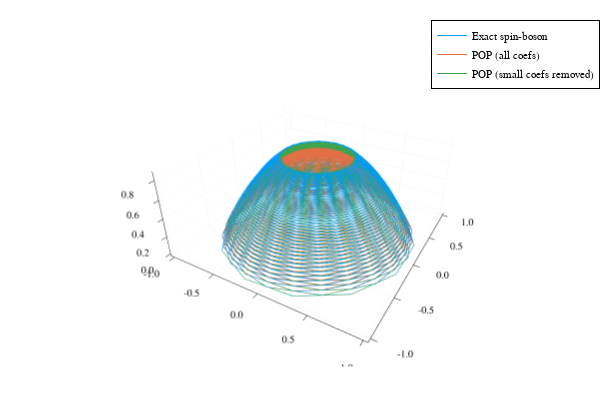

The cell this chart's notebook holds for it:
### Code cell
plt = Plots.plot(xyz(b), label = "Exact spin-boson")
plt = Plots.plot!(xyz(bᵖᵒᵖ), label = "POP (all coefs)")
plt = Plots.plot!(xyz(bᴿᴹ), label = "POP (small coefs removed)")

### Figure 1 — Plotly figure (JSON) as saved in the notebook; plotly's stock layout.template omitted (floating-point values rounded to 4 significant figures; data arrays with more than 128 entries replaced by an {"elided": "..."} marker saying what was removed)
{"data": [{"colorbar": {"len": 0.9525, "title": "", "x": 0.9934, "y": 0.5139}, "legendgroup": "Exact spin-boson", "line": {"color": "rgba(0, 154, 250, 1.000)", "dash": "solid", "shape": "linear", "width": 1}, "mode": "lines", "name": "Exact spin-boson", "scene": "scene", "showlegend": true, "type": "scatter3d", "x": {"elided": "1256 float values"}, "xaxis": "x", "y": {"elided": "1256 float values"}, "yaxis": "y", "z": {"elided": "1256 float values"}, "zaxis": "z"}, {"colorbar": {"len": 0.9525, "title": "", "x": 0.9934, "y": 0.5139}, "legendgroup": "POP (all coefs)", "line": {"color": "rgba(227, 111, 71, 1.000)", "dash": "solid", "shape": "linear", "width": 1}, "mode": "lines", "name": "POP (all coefs)", "scene": "scene", "showlegend": true, "type": "scatter3d", "x": {"elided": "1256 float values"}, "xaxis": "x", "y": {"elided": "1256 float values"}, "yaxis": "y", "z": {"elided": "1256 float values"}, "zaxis": "z"}, {"colorbar": {"len": 0.9525, "title": "", "x": 0.9934, "y": 0.5139}, "legendgroup": "POP (small coefs removed)", "line": {"color": "rgba(62, 164, 78, 1.000)", "dash": "solid", "shape": "linear", "width": 1}, "mode": "lines", "name": "POP (small coefs removed)", "scene": "scene", "showlegend": true, "type": "scatter3d", "x": {"elided": "1256 float values"}, "xaxis": "x", "y": {"elided": "1256 float values"}, "yaxis": "y", "z": {"elided": "1256 float values"}, "zaxis": "z"}], "layout": {"annotations": [], "height": 400, "legend": {"bgcolor": "rgba(255, 255, 255, 1.000)", "bordercolor": "rgba(0, 0, 0, 1.000)", "borderwidth": 1, "font": {"color": "rgba(0, 0, 0, 1.000)", "family": "sans-serif", "size": 11}, "title": {"font": {"color": "rgba(0, 0, 0, 1.000)", "family": "sans-serif", "size": 15}, "text": ""}, "tracegroupgap": 0, "traceorder": "normal", "x": 1, "xanchor": "auto", "y": 1, "yanchor": "auto"}, "margin": {"b": 20, "l": 0, "r": 0, "t": 20}, "paper_bgcolor": "rgba(255, 255, 255, 1.000)", "plot_bgcolor": "rgba(255, 255, 255, 1.000)", "scene": {"camera": {"eye": {"x": 1.126, "y": -1.95, "z": 1.3}, "projection": "orthographic"}, "domain": {"x": [0.06582, 0.9934], "y": [0.03762, 0.9902]}, "xaxis": {"gridcolor": "rgba(0, 0, 0, 0.100)", "gridwidth": 0.5, "linecolor": "rgba(0, 0, 0, 1.000)", "mirror": false, "range": [-1.047, 1.039], "showgrid": true, "showline": true, "showticklabels": true, "tickangle": 0, "tickcolor": "rgb(0, 0, 0)", "tickfont": {"color": "rgba(0, 0, 0, 1.000)", "family": "sans-serif", "size": 11}, "tickmode": "array", "ticks": "inside", "ticktext": ["-1.0", "-0.5", "0.0", "0.5", "1.0"], "tickvals": [-1, -0.5, 0, 0.5, 1], "title": "", "titlefont": {"color": "rgba(0, 0, 0, 1.000)", "family": "sans-serif", "size": 15}, "type": "-", "visible": true, "zeroline": false, "zerolinecolor": "rgba(0, 0, 0, 1.000)"}, "yaxis": {"gridcolor": "rgba(0, 0, 0, 0.100)", "gridwidth": 0.5, "linecolor": "rgba(0, 0, 0, 1.000)", "mirror": false, "range": [-1.041, 1.055], "showgrid": true, "showline": true, "showticklabels": true, "tickangle": 0, "tickcolor": "rgb(0, 0, 0)", "tickfont": {"color": "rgba(0, 0, 0, 1.000)", "family": "sans-serif", "size": 11}, "tickmode": "array", "ticks": "inside", "ticktext": ["-1.0", "-0.5", "0.0", "0.5", "1.0"], "tickvals": [-1, -0.5, 0, 0.5, 1], "title": "", "titlefont": {"color": "rgba(0, 0, 0, 1.000)", "family": "sans-serif", "size": 15}, "type": "-", "visible": true, "zeroline": false, "zerolinecolor": "rgba(0, 0, 0, 1.000)"}, "zaxis": {"gridcolor": "rgba(0, 0, 0, 0.100)", "gridwidth": 0.5, "linecolor": "rgba(0, 0, 0, 1.000)", "mirror": false, "range": [-0.02377, 0.8909], "showgrid": true, "showline": true, "showticklabels": true, "tickangle": 0, "tickcolor": "rgb(0, 0, 0)", "tickfont": {"color": "rgba(0, 0, 0, 1.000)", "family": "sans-serif", "size": 11}, "tickmode": "array", "ticks": "inside", "ticktext": ["0.0", "0.2", "0.4", "0.6", "0.8"], "tickvals": [0, 0.2, 0.4, 0.6, 0.8], "title": "", "titlefont": {"color": "rgba(0, 0, 0, 1.000)", "family": "sans-serif", "size": 15}, "type": "-", "visible": true, "zeroline": false, "zerolinecolor": "rgba(0, 0, 0, 1.000)"}}, "showlegend": true, "width": 600}}
